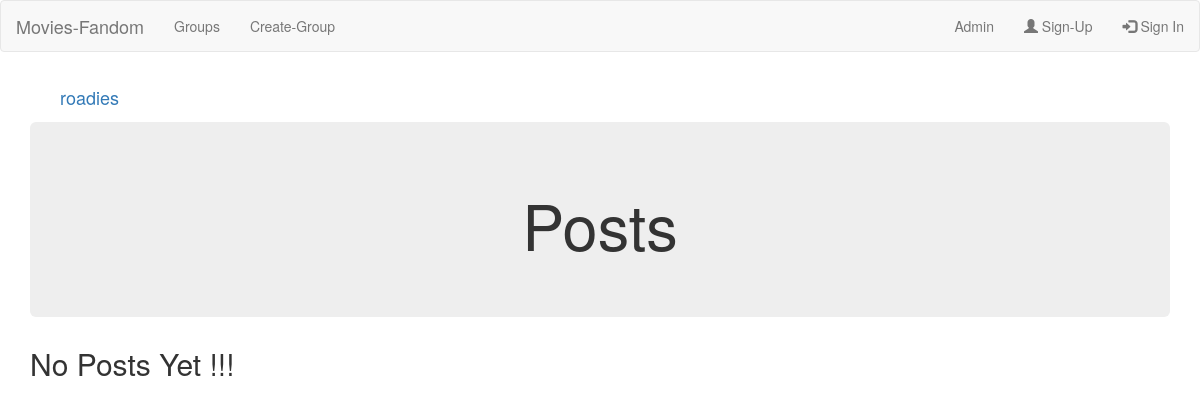
The page /group/roadies/posts/ on the database as committed earlier.
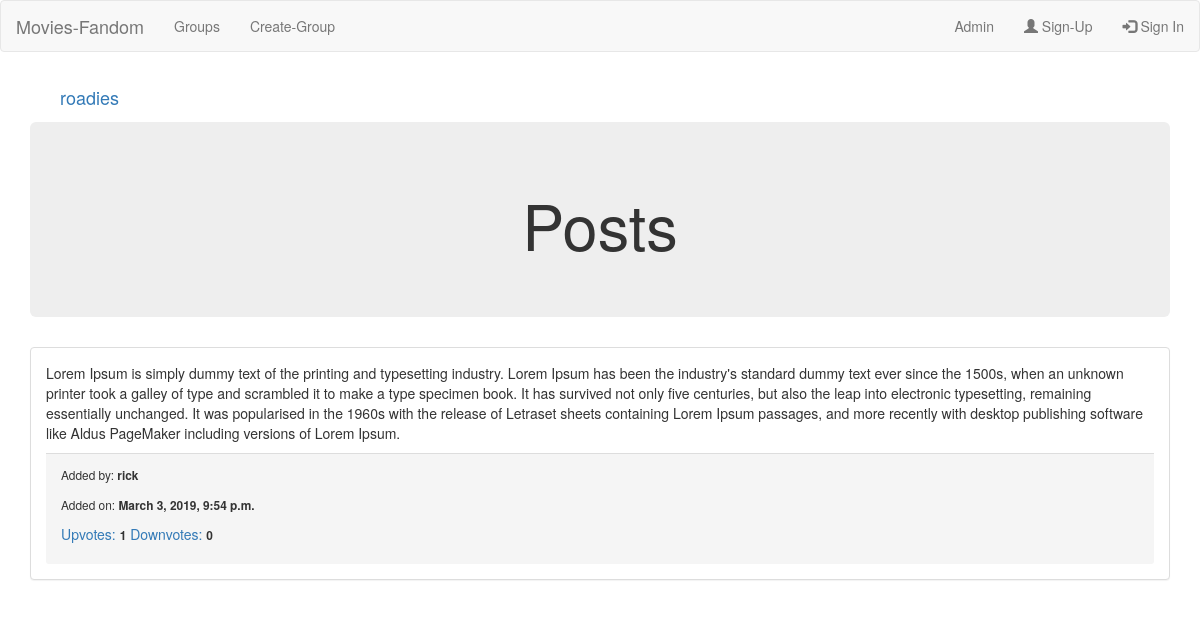
The same page on the database as committed later.
### groups/models.py (models this page shows, shortened)
class Post(models.Model):
    user = models.ForeignKey(User,related_name='posts',on_delete=models.CASCADE)
    created_at = models.DateTimeField()
    text = models.TextField()
    group = models.ForeignKey(Group,related_name='posts',on_delete=models.CASCADE)
    slug = models.SlugField(allow_unicode=True,default='game_of_thrones')
    upvotes = models.IntegerField(default=0)
    downvotes = models.IntegerField(default=0)
    class Meta:
        ordering = ['-created_at']
        unique_together = ('user','text')

### groups/views.py (the view)
# urls.py: path('<slug:slug>/posts/',PostListView.as_view(),name='posts_list'),
class PostListView(ListView):
    template_name = 'posts/post_list.html'
    model = Post
    context_object_name = 'posts'
    def get_queryset(self):
        slug = self.kwargs['slug']
        return Post.objects.filter(slug=slug)
    def get_context_data(self, **kwargs):
        context = super().get_context_data(**kwargs)
        cur_group = get_object_or_404(Group, slug=self.kwargs['slug'])
        context['slug'] =  self.kwargs['slug']
        return context

### groups/templates/posts/post_list.html
{%  extends 'posts/post_base.html'%}
{% block body_block %}
    <div class="container">
      <p class="text-center">
        <a class="navbar-brand text-center" href="{% url 'group:group_detail' slug=slug%}">{{slug}}</a>
      </p>
    </div>
  <div class="jumbotron text-center">
    <h1>Posts</h1>
  </div>
  {% if posts %}
  {% for post in posts %}
  <div class="panel panel-default">
    <div class="panel-body">
        <p>{{post.text}}</p>
        <div class="panel-footer">
          <p><small>Added by: <b>{{post.user.username}}</b></small></p>
          <p><small>Added on: <b>{{post.created_at}}</b></small></p>
          <p>
            <a href="{% url 'group:posts_upvote' pk=post.pk slug=post.slug %}">Upvotes:</a>
            <small> <b>{{post.upvotes}}</b></small>
            <a href="{% url 'group:posts_downvote' pk=post.pk slug=post.slug %}">Downvotes:</a>
            <small><b>{{post.downvotes}} </b></small></p>
        </div>
    </div>
  </div>
  {% endfor %}
  {% else %}
  <h2>No Posts Yet !!! </h2>
  {% endif %}
{% endblock %}

Rows that differ between the two databases and show on the page:
added Post: text "Lorem Ipsum is simply dummy text of the printing and typesetting industry. Lorem Ipsum has been the industry's standard dummy text ever since the 1500s, when an unknown printer took a galley of type and scrambled it to make a type specimen book. It has survived not only five centuries, but also the leap into electronic typesetting, remaining essentially unchanged. It was popularised in the 1960s with the release of Letraset sheets containing Lorem Ipsum passages, and more recently with desktop publishing software like Aldus PageMaker including versions of Lorem Ipsum.", user.username "rick", created_at "March 3, 2019, 9:54 p.m.", upvotes "1", downvotes "0"
Other text that changed with them:
text no longer shown: "No Posts Yet !!!"
